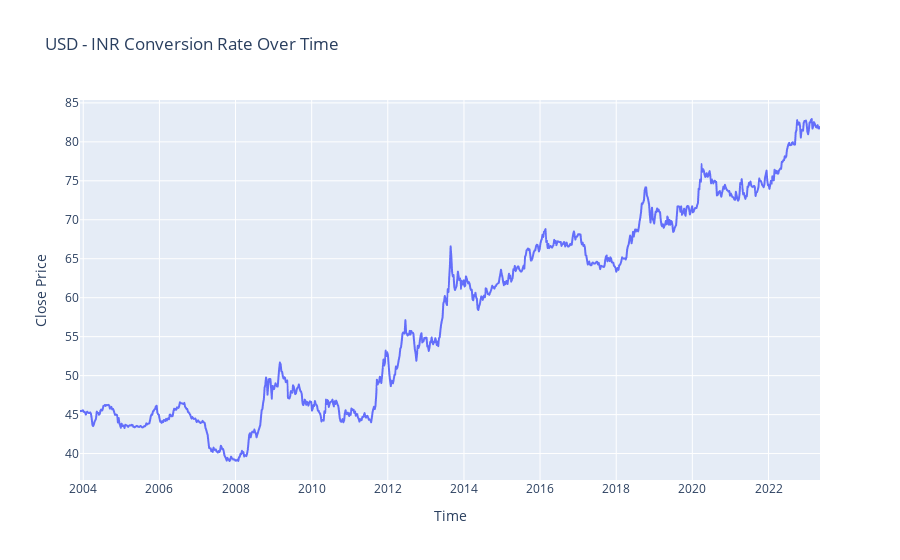

The notebook cell saved with this chart:
### Markdown cell above
##### USD – INR Conversion Rate Analysis

### Code cell
figure = px.line(data, x="Date",
                 y="Close",
                 title="USD - INR Conversion Rate Over Time")
figure.update_layout(xaxis_title="Time",
                     yaxis_title="Close Price")
figure.show()

### Figure 1 — Plotly figure (JSON) as saved in the notebook; plotly's stock layout.template omitted (floating-point values rounded to 4 significant figures; data arrays with more than 128 entries replaced by an {"elided": "..."} marker saying what was removed)
{"data": [{"hovertemplate": "Date=%{x}<br>Close=%{y}<extra></extra>", "legendgroup": "", "line": {"color": "#636efa", "dash": "solid"}, "marker": {"symbol": "circle"}, "mode": "lines", "name": "", "showlegend": false, "type": "scattergl", "x": {"elided": "1013 str values"}, "xaxis": "x", "y": {"elided": "1013 float values"}, "yaxis": "y"}], "layout": {"legend": {"tracegroupgap": 0}, "title": {"text": "USD - INR Conversion Rate Over Time"}, "xaxis": {"anchor": "y", "domain": [0, 1], "title": {"text": "Time"}}, "yaxis": {"anchor": "x", "domain": [0, 1], "title": {"text": "Close Price"}}}}
